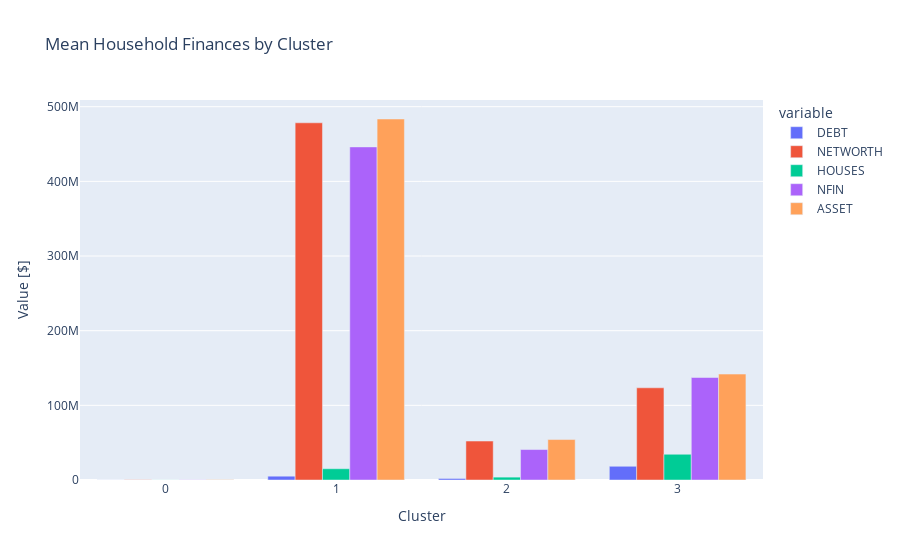

Notebook code for this chart:
### Code cell
fig = px.bar(
    xgb,
    barmode = "group",
    title = "Mean Household Finances by Cluster"
)
fig.update_layout(xaxis_title = "Cluster",
                 yaxis_title = "Value [$]")
fig.show()

### Figure 1 — Plotly figure (JSON) as saved in the notebook; plotly's stock layout.template omitted (floating-point values rounded to 4 significant figures)
{"data": [{"alignmentgroup": "True", "hovertemplate": "variable=DEBT<br>index=%{x}<br>value=%{y}<extra></extra>", "legendgroup": "DEBT", "marker": {"color": "#636efa", "pattern": {"shape": ""}}, "name": "DEBT", "offsetgroup": "DEBT", "orientation": "v", "showlegend": true, "textposition": "auto", "type": "bar", "x": [0, 1, 2, 3], "xaxis": "x", "y": [84810.0, 5091600, 2040775, 18384100], "yaxis": "y"}, {"alignmentgroup": "True", "hovertemplate": "variable=NETWORTH<br>index=%{x}<br>value=%{y}<extra></extra>", "legendgroup": "NETWORTH", "marker": {"color": "#EF553B", "pattern": {"shape": ""}}, "name": "NETWORTH", "offsetgroup": "NETWORTH", "orientation": "v", "showlegend": true, "textposition": "auto", "type": "bar", "x": [0, 1, 2, 3], "xaxis": "x", "y": [319600.0, 478452800, 52160000.0, 123478621], "yaxis": "y"}, {"alignmentgroup": "True", "hovertemplate": "variable=HOUSES<br>index=%{x}<br>value=%{y}<extra></extra>", "legendgroup": "HOUSES", "marker": {"color": "#00cc96", "pattern": {"shape": ""}}, "name": "HOUSES", "offsetgroup": "HOUSES", "orientation": "v", "showlegend": true, "textposition": "auto", "type": "bar", "x": [0, 1, 2, 3], "xaxis": "x", "y": [105100.0, 15114000, 3832000, 34484000], "yaxis": "y"}, {"alignmentgroup": "True", "hovertemplate": "variable=NFIN<br>index=%{x}<br>value=%{y}<extra></extra>", "legendgroup": "NFIN", "marker": {"color": "#ab63fa", "pattern": {"shape": ""}}, "name": "NFIN", "offsetgroup": "NFIN", "orientation": "v", "showlegend": true, "textposition": "auto", "type": "bar", "x": [0, 1, 2, 3], "xaxis": "x", "y": [257500.0, 446141400, 40800000.0, 137295320], "yaxis": "y"}, {"alignmentgroup": "True", "hovertemplate": "variable=ASSET<br>index=%{x}<br>value=%{y}<extra></extra>", "legendgroup": "ASSET", "marker": {"color": "#FFA15A", "pattern": {"shape": ""}}, "name": "ASSET", "offsetgroup": "ASSET", "orientation": "v", "showlegend": true, "textposition": "auto", "type": "bar", "x": [0, 1, 2, 3], "xaxis": "x", "y": [404400.0, 483544400, 54200000.0, 141862721], "yaxis": "y"}], "layout": {"barmode": "group", "legend": {"title": {"text": "variable"}, "tracegroupgap": 0}, "title": {"text": "Mean Household Finances by Cluster"}, "xaxis": {"anchor": "y", "domain": [0, 1], "title": {"text": "Cluster"}}, "yaxis": {"anchor": "x", "domain": [0, 1], "title": {"text": "Value [$]"}}}}
